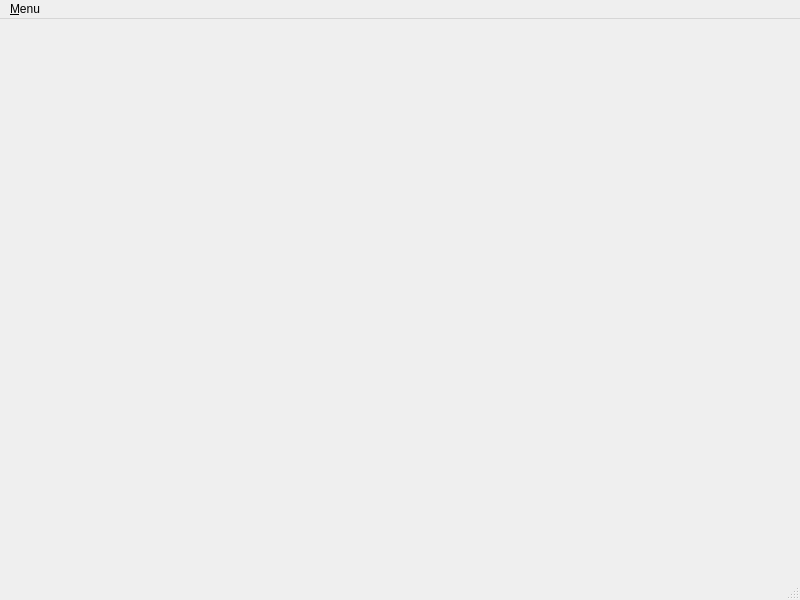
<?xml version="1.0" encoding="UTF-8"?>
<ui version="4.0">
 <class>WindowMain</class>
 <widget class="QMainWindow" name="WindowMain">
  <property name="geometry">
   <rect>
    <x>0</x>
    <y>0</y>
    <width>800</width>
    <height>600</height>
   </rect>
  </property>
  <property name="windowTitle">
   <string>MainWindow</string>
  </property>
  <widget class="QWidget" name="centralwidget">
   <layout class="QGridLayout" name="gridLayout">
    <item row="0" column="0">
     <layout class="QVBoxLayout" name="mainLayout_v"/>
    </item>
   </layout>
  </widget>
  <widget class="QMenuBar" name="menubar">
   <property name="geometry">
    <rect>
     <x>0</x>
     <y>0</y>
     <width>800</width>
     <height>22</height>
    </rect>
   </property>
   <widget class="QMenu" name="menuFile">
    <property name="title">
     <string>&amp;Menu</string>
    </property>
    <addaction name="actionGet_Downloads"/>
    <addaction name="actionAbout"/>
    <addaction name="actionManual_force_VM_Mask_rebuild"/>
    <addaction name="actionQuit"/>
   </widget>
   <addaction name="menuFile"/>
  </widget>
  <widget class="QStatusBar" name="statusbar">
   <property name="sizePolicy">
    <sizepolicy hsizetype="Preferred" vsizetype="MinimumExpanding">
     <horstretch>0</horstretch>
     <verstretch>0</verstretch>
    </sizepolicy>
   </property>
  </widget>
  <action name="actionAbout">
   <property name="text">
    <string>&amp;About</string>
   </property>
  </action>
  <action name="actionGet_Downloads">
   <property name="text">
    <string>get Downloads</string>
   </property>
   <property name="visible">
    <bool>false</bool>
   </property>
  </action>
  <action name="actionQuit">
   <property name="text">
    <string>&amp;Quit</string>
   </property>
  </action>
  <action name="actionManual_force_VM_Mask_rebuild">
   <property name="enabled">
    <bool>true</bool>
   </property>
   <property name="text">
    <string>Force VM-Mask &amp;cleanup</string>
   </property>
  </action>
 </widget>
 <resources/>
 <connections/>
</ui>
